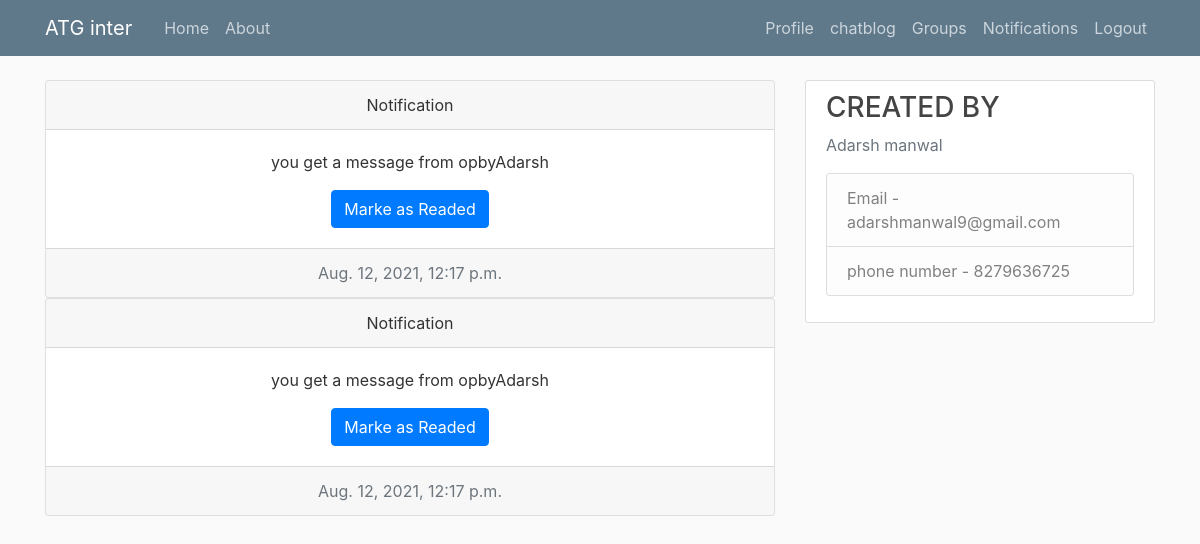
The page /notification/ (signed in) on the database its author committed.
### group/models.py (models this page shows)
class Notification(models.Model):
    user=models.ForeignKey(User, on_delete=models.CASCADE)
    notification=models.TextField(max_length=100)
    date = models.DateTimeField(default=datetime.now, blank=True)

### chatblog/views.py (the view)
# urls.py: path('notification/', views.notification,name='blog-about'),
def notification(request):
    username=request.user.id
    notification_messages=Notification.objects.filter(user=username)
    return render(request,'chatblog/notification.html',{'notification_messages':notification_messages})

### chatblog/templates/chatblog/notification.html
{% extends "chatblog/base.html" %}
{% block content %}
{% for note in notification_messages%}
<div class="card text-center">
    <div class="card-header">
      Notification
    </div>
    <div class="card-body">
      <p class="card-text">{{note.notification}}</p>
      <a href="#" class="btn btn-primary">Marke as Readed</a>
    </div>
    <div class="card-footer text-muted">
      {{note.date}}
    </div>
  </div>
{% endfor %}
{% endblock content %}

### chatblog/static/chatblog/main.css (style rules this page uses)
body { background: #fafafa; color: #333333; margin-top: 5rem; }

### rows shown on the page
Notification: notification "you get a message from opbyAdarsh", date "Aug. 12, 2021, 12:17 p.m."
Notification: notification "you get a message from opbyAdarsh", date "Aug. 12, 2021, 12:17 p.m."
